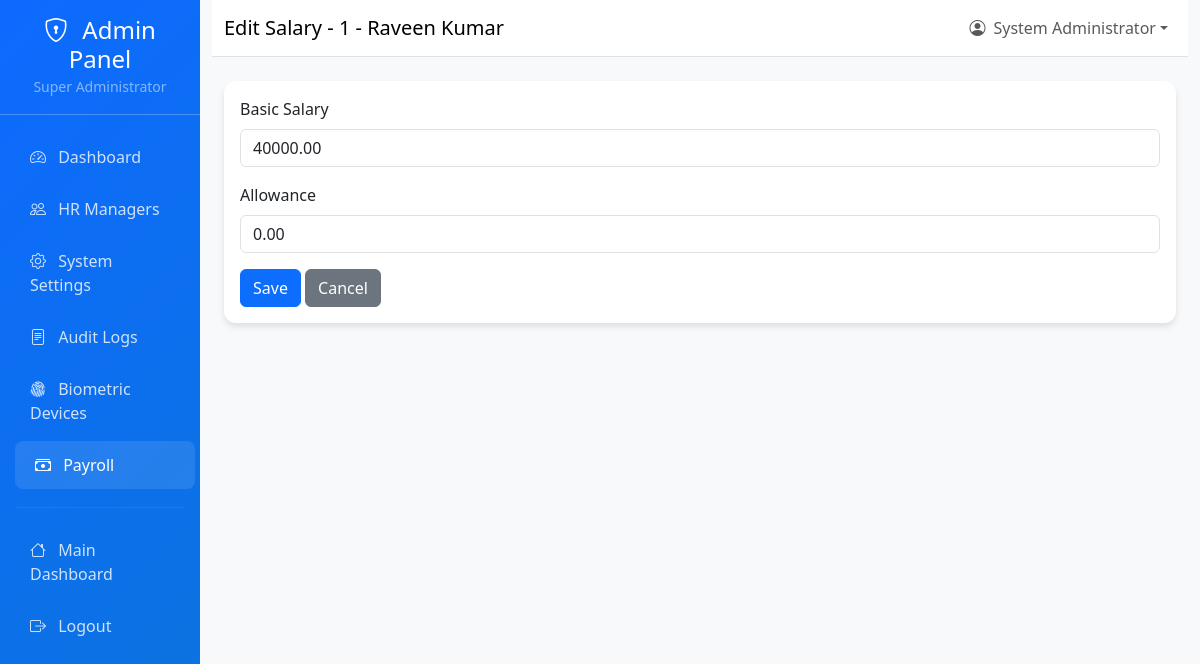
The page /payroll/salaries/16/edit/ (signed in) on the database its author committed.
### core_hr/models.py (models this page shows, shortened)
class Employee(models.Model):
    user = models.OneToOneField(
        settings.AUTH_USER_MODEL,
        on_delete=models.CASCADE,
        related_name='employee'
    )
    company = models.ForeignKey(
        Company,
        on_delete=models.CASCADE,
        related_name='employees'
    )
    employee_id = models.CharField(max_length=20)
    department = models.ForeignKey(
        Department,
        on_delete=models.SET_NULL,
        null=True,
        blank=True,
        related_name='employees'
    )
    job_title = models.CharField(max_length=100)
    phone = models.CharField(max_length=20, blank=True)
    address = models.TextField(blank=True)
    date_of_birth = models.DateField(null=True, blank=True)
    hire_date = models.DateField(default=timezone.now)
    salary = models.DecimalField(max_digits=10, decimal_places=2, null=True, blank=True)
    is_active = models.BooleanField(default=True)
    created_at = models.DateTimeField(auto_now_add=True)
    updated_at = models.DateTimeField(auto_now=True)
    class Meta:
        unique_together = ['company', 'employee_id']
        ordering = ['company', 'employee_id']
    def __str__(self):
        return f"{self.employee_id} - {self.user.get_full_name()}"

### accounts/models.py (models this page shows, shortened)
class User(AbstractUser):
    ROLE_CHOICES = [
        ('employee', 'Employee'),
        ('hr_manager', 'HR Manager'),
        ('super_admin', 'Super Administrator'),
    ]
    role = models.CharField(
        max_length=20,
        choices=ROLE_CHOICES,
        default='employee',
        help_text='User role determines access permissions'
    )
    company = models.ForeignKey(
        'core_hr.Company',
        on_delete=models.SET_NULL,
        null=True,
        blank=True,
        related_name='users',
        help_text='Company this user belongs to'
    )
    created_by = models.ForeignKey(
        'self',
        on_delete=models.SET_NULL,
        null=True,
        blank=True,
        related_name='created_users',
        help_text='User who created this account'
    )
    last_password_change = models.DateTimeField(
        default=timezone.now,
        help_text='Last time password was changed'
    )
    is_active = models.BooleanField(
        default=True,
        help_text='Designates whether this user should be treated as active.'
    )
    class Meta:
        db_table = 'auth_user'
        verbose_name = 'User'
        verbose_name_plural = 'Users'

### payroll/models.py (models this page shows, shortened)
class EmployeeSalary(models.Model):
    SALARY_STATUS_CHOICES = (
        ('pending', 'Pending'),
        ('approved', 'Approved'),
        ('rejected', 'Rejected'),
    )
    employee = models.ForeignKey(Employee, on_delete=models.CASCADE, related_name='salaries')
    basic_salary = models.DecimalField(max_digits=12, decimal_places=2)
    allowances = models.JSONField(default=dict, blank=True)
    effective_date = models.DateField(default=timezone.now)
    status = models.CharField(max_length=10, choices=SALARY_STATUS_CHOICES, default='pending')
    is_active = models.BooleanField(default=False)
    created_at = models.DateTimeField(auto_now_add=True)
    updated_at = models.DateTimeField(auto_now=True)
    created_by = models.ForeignKey(settings.AUTH_USER_MODEL, null=True, blank=True, on_delete=models.SET_NULL, related_name='+')
    updated_by = models.ForeignKey(settings.AUTH_USER_MODEL, null=True, blank=True, on_delete=models.SET_NULL, related_name='+')
    approved_by = models.ForeignKey(settings.AUTH_USER_MODEL, null=True, blank=True, on_delete=models.SET_NULL, related_name='approved_salaries')
    approved_at = models.DateTimeField(null=True, blank=True)
    class Meta:
        ordering = ['-effective_date']
        indexes = [
            models.Index(fields=['employee', 'is_active', 'status']),
            models.Index(fields=['is_active', 'effective_date']),
        ]

### payroll/views.py (the view, shortened to what this page needs)
# urls.py: path('salaries/<int:employee_id>/edit/', views.edit_salary, name='edit_salary'),
@require_roles('super_admin', 'hr_manager')
@login_required
def edit_salary(request, employee_id):
    emp = get_object_or_404(Employee, id=employee_id, company=request.user.company)
    current_salary = EmployeeSalary.objects.filter(
        employee=emp, is_active=True
    ).order_by('-effective_date').first()
    salary_history = EmployeeSalary.objects.filter(
        employee=emp
    ).order_by('-effective_date')[:5]
    template_name = 'payroll/admin_edit_salary.html' if request.user.role == 'super_admin' else 'payroll/edit_salary.html'
    context = {
        'employee': emp,
        'salary': current_salary,
        'salary_history': salary_history,
        'allowance_types': ['housing', 'transport', 'medical', 'food', 'communication', 'other']
    }
    return render(request, template_name, context)

### core_hr/context_processors.py (called while the page is built, shortened)
def company_context(request):
    company = None
    current_date = None
    try:
        company = Company.objects.first()
    except Exception as e:
        company = None
    try:
        if hasattr(request, 'user') and request.user.is_authenticated:
            current_date = getattr(request.user, 'date_joined', None)
    except Exception:
        current_date = None
    return {
        'company': company,
        'current_date': current_date,
    }

### payroll/templates/payroll/admin_edit_salary.html (shortened to what this page needs)
{% extends 'admin_panel/base.html' %}
{% block page_title %}Edit Salary - {{ employee }}{% endblock %}
{% block content %}
<div class="card">
  <div class="card-body">
    <form method="post">{% csrf_token %}
      <div class="mb-3">
        <label class="form-label">Basic Salary</label>
        <input class="form-control" type="number" step="0.01" name="basic_salary" value="{{ salary.basic_salary }}" />
      </div>
      <div class="mb-3">
        <label class="form-label">Allowance</label>
        <input class="form-control" type="number" step="0.01" name="allowance" value="{{ salary.allowances.allowance|default:'0.00' }}" />
      </div>
      <button type="submit" class="btn btn-primary">Save</button>
      <a href="{% url 'payroll:salaries' %}" class="btn btn-secondary">Cancel</a>
    </form>
  </div>
</div>
{% endblock %}

### templates/admin_panel/base.html (shortened to what this page needs)
<!DOCTYPE html>
<html lang="en">
<head>
    <link href="https://cdn.jsdelivr.net/npm/bootstrap@5.3.0/dist/css/bootstrap.min.css" rel="stylesheet">
    <link href="https://cdn.jsdelivr.net/npm/bootstrap-icons@1.10.0/font/bootstrap-icons.css" rel="stylesheet">
</head>
<body>
    <div class="container-fluid">
        <div class="row">
            <div class="col-md-3 col-lg-2 px-0 sidebar">
                <div class="d-flex flex-column">
                    <div class="p-3 text-center border-bottom border-light border-opacity-25">
                        <h4 class="text-white mb-0">
                            <i class="bi bi-shield-lock me-2"></i>
                            Admin Panel
                        </h4>
                        <small class="text-white-50">Super Administrator</small>
                    </div>
                    <nav class="nav flex-column py-3">
                        <a class="nav-link {% if request.resolver_match.url_name == 'admin_dashboard' %}active{% endif %}"
                           href="{% url 'admin_panel:admin_dashboard' %}">
                            <i class="bi bi-speedometer2 me-2"></i>
                            Dashboard
                        </a>
                        <a class="nav-link {% if 'hr_managers' in request.resolver_match.url_name %}active{% endif %}"
                           href="{% url 'admin_panel:hr_managers' %}">
                            <i class="bi bi-people me-2"></i>
                            HR Managers
                        </a>
                        <a class="nav-link {% if 'settings' in request.resolver_match.url_name %}active{% endif %}"
                           href="{% url 'admin_panel:system_settings' %}">
                            <i class="bi bi-gear me-2"></i>
                            System Settings
                        </a>
                        <a class="nav-link {% if 'audit' in request.resolver_match.url_name %}active{% endif %}"
                           href="{% url 'admin_panel:audit_logs' %}">
                            <i class="bi bi-file-text me-2"></i>
                            Audit Logs
                        </a>
                        <a class="nav-link {% if request.resolver_match.url_name == 'biometric_devices' %}active{% endif %}"
                           href="{% url 'admin_panel:biometric_devices' %}">
                            <i class="bi bi-fingerprint me-2"></i>
                            Biometric Devices
                        </a>
                        <a class="nav-link {% if request.resolver_match.namespace == 'payroll' %}active{% endif %}"
                           href="{% url 'payroll:dashboard' %}">
                            <i class="bi bi-cash-stack me-2"></i>
                            Payroll
                        </a>
                        <hr class="border-light border-opacity-25 mx-3">
                        <a class="nav-link" href="{% url 'accounts:dashboard' %}">
                            <i class="bi bi-house me-2"></i>
                            Main Dashboard
                        </a>
                        <a class="nav-link" href="{% url 'accounts:logout' %}">
                            <i class="bi bi-box-arrow-right me-2"></i>
                            Logout
                        </a>
                    </nav>
                </div>
            </div>
            <div class="col-md-9 col-lg-10 main-content">
                <nav class="navbar navbar-expand-lg navbar-light bg-white border-bottom">
                    <div class="container-fluid">
                        <span class="navbar-brand mb-0 h1">
                            {% block page_title %}Super Admin Panel{% endblock %}
                        </span>
                        <div class="navbar-nav ms-auto">
                            <div class="nav-item dropdown">
                                <a class="nav-link dropdown-toggle d-flex align-items-center" href="#"
                                   id="navbarDropdown" role="button" data-bs-toggle="dropdown">
                                    <i class="bi bi-person-circle me-2"></i>
                                    {{ user.get_full_name|default:user.username }}
                                </a>
                            </div>
                        </div>
                    </div>
                </nav>
                <div class="container-fluid py-4">
                    {% block content %}{% endblock %}
                </div>
            </div>
        </div>
    </div>
</body>
</html>

### templates/admin_panel/base.html (style rules this page uses)
:root { --admin-primary: #0d6aff; --admin-secondary: #f8f9fa; --admin-accent: #5ba8d2; }
.sidebar { min-height: 100vh; background: linear-gradient(135deg, var(--admin-primary), #0c74dc); box-shadow: 2px 0 10px rgba(0,0,0,0.1); }
.sidebar .nav-link { color: rgba(255,255,255,0.8); padding: 12px 20px; margin: 2px 10px; border-radius: 8px; transition: all 0.3s ease; }
.sidebar .nav-link:hover, .sidebar .nav-link.active { color: white; background: rgba(255,255,255,0.1); transform: translateX(5px); }
.main-content { background: var(--admin-secondary); min-height: 100vh; }
.card { border: none; border-radius: 12px; box-shadow: 0 4px 6px rgba(0,0,0,0.1); }

### rows shown on the page
Employee: employee+user "1 - Raveen Kumar"
EmployeeSalary: basic_salary "40000.00", allowance "0.00"

### other values the page prints
{{ user.get_full_name|default:user.username }} "System Administrator"
